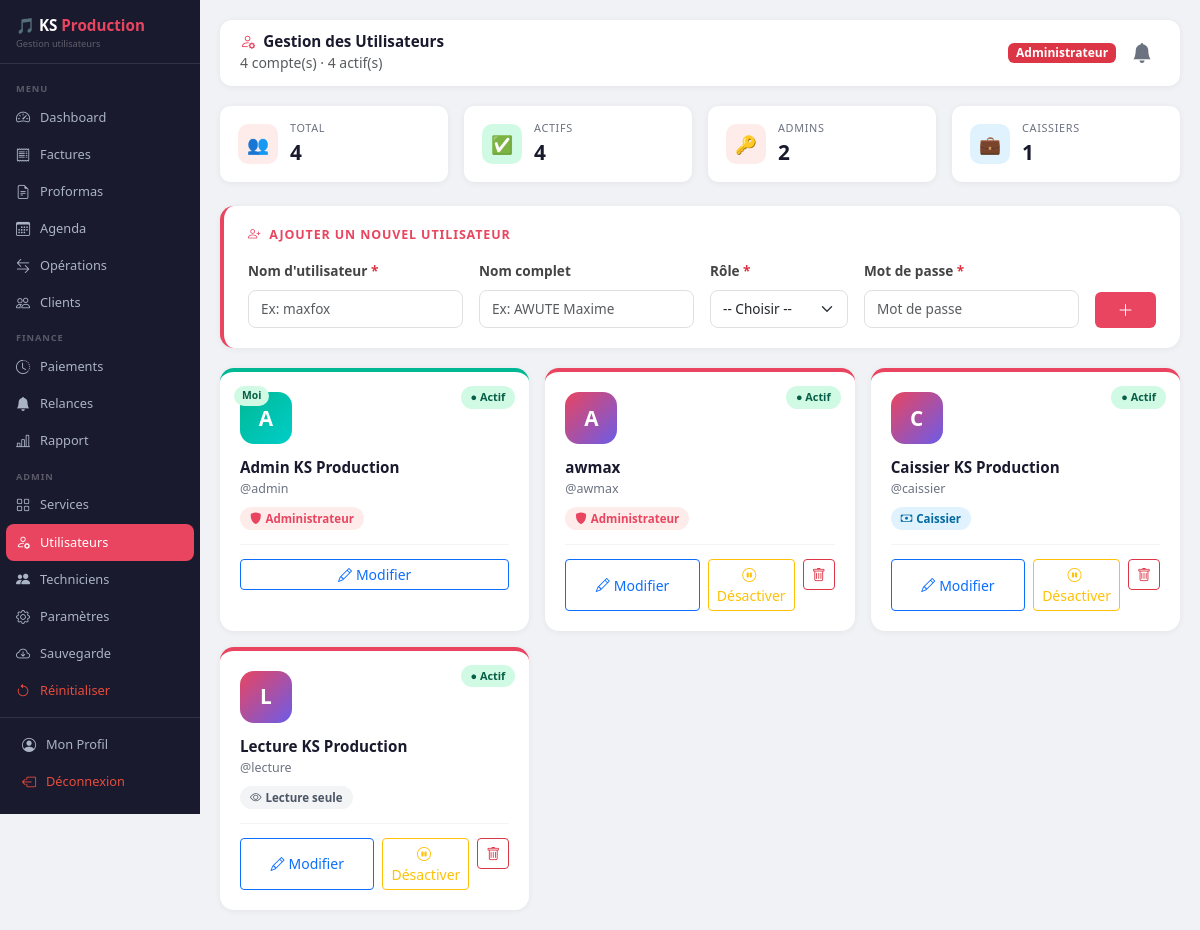
The app's page /utilisateurs (signed in) with its own data.
### database.py (models this page shows)
class Utilisateur(db.Model):
    __tablename__ = 'utilisateurs'
    id          = db.Column(db.Integer, primary_key=True)
    username    = db.Column(db.String(50), unique=True, nullable=False)
    password    = db.Column(db.String(100), nullable=False)
    role        = db.Column(db.String(50), nullable=False)
    nom_complet = db.Column(db.String(100))
    statut      = db.Column(db.String(20), default='Actif')

### app.py (the view)
@app.route('/utilisateurs')
def liste_utilisateurs():
    if 'username' not in session: return redirect(url_for('login'))
    if session['role'] != 'Administrateur':
        flash('Accès refusé.', 'danger'); return redirect(url_for('dashboard'))
    utilisateurs = Utilisateur.query.order_by(Utilisateur.role, Utilisateur.username).all()
    return render_template('utilisateurs.html',
        username=session['username'], role=session['role'],
        utilisateurs=utilisateurs, nb_total=len(utilisateurs),
        nb_actifs=sum(1 for u in utilisateurs if u.statut == 'Actif'),
    )

### templates/utilisateurs.html (shortened to what this page needs)
<!DOCTYPE html>
<html lang="fr">
<head>
    <link href="https://cdn.jsdelivr.net/npm/bootstrap@5.3.0/dist/css/bootstrap.min.css" rel="stylesheet">
    <link href="https://cdn.jsdelivr.net/npm/bootstrap-icons@1.10.5/font/bootstrap-icons.css" rel="stylesheet">
</head>
<body>
<div class="sidebar">
    <div class="brand">🎵 KS <span>Production</span><small>Gestion utilisateurs</small></div>
    <nav>
        <div class="nav-section">Menu</div>
        <a href="/dashboard" class="nav-link"><i class="bi bi-speedometer2"></i> Dashboard</a>
        <a href="/factures" class="nav-link"><i class="bi bi-receipt"></i> Factures</a>
        <a href="/proformas" class="nav-link"><i class="bi bi-file-earmark-text"></i> Proformas</a>
        <a href="/agenda" class="nav-link"><i class="bi bi-calendar3"></i> Agenda</a>
        <a href="/operations" class="nav-link"><i class="bi bi-arrow-left-right"></i> Opérations</a>
        <a href="/clients" class="nav-link"><i class="bi bi-people"></i> Clients</a>
        <div class="nav-section">Finance</div>
        <a href="/paiements" class="nav-link"><i class="bi bi-clock-history"></i> Paiements</a>
        <a href="/relances" class="nav-link"><i class="bi bi-bell-fill"></i> Relances</a>
        <a href="/rapport" class="nav-link"><i class="bi bi-bar-chart-line"></i> Rapport</a>
        {% if role == 'Administrateur' %}
        <div class="nav-section">Admin</div>
        <a href="/services" class="nav-link"><i class="bi bi-grid"></i> Services</a>
        <a href="/utilisateurs" class="nav-link active"><i class="bi bi-person-gear"></i> Utilisateurs</a>
        <a href="/techniciens" class="nav-link"><i class="bi bi-people-fill"></i> Techniciens</a>
        <a href="/parametres" class="nav-link"><i class="bi bi-gear"></i> Paramètres</a>
        <a href="/sauvegarde" class="nav-link"><i class="bi bi-cloud-arrow-down"></i> Sauvegarde</a>
        <a href="/reinitialiser" class="nav-link" style="color:#e74c3c;"><i class="bi bi-arrow-counterclockwise"></i> Réinitialiser</a>
        {% endif %}
    </nav>
    <div class="sidebar-footer">
        <a href="/profil" class="nav-link"><i class="bi bi-person-circle"></i> Mon Profil</a>
        <a href="/logout" class="nav-link" style="color:#e74c3c;"><i class="bi bi-box-arrow-left"></i> Déconnexion</a>
    </div>
</div>
<div class="main-content">
    <div class="topbar">
        <div>
            <h5><i class="bi bi-person-gear me-2" style="color:var(--ks-accent);"></i>Gestion des Utilisateurs</h5>
            <small class="text-muted">{{ nb_total }} compte(s) · {{ nb_actifs }} actif(s)</small>
        </div>
        <div class="d-flex align-items-center gap-2">
            <span class="badge bg-danger">Administrateur</span>
            <div class="position-relative">
                <button id="btnCloche" onclick="toggleAlertes()"
                        style="background:none; border:none; cursor:pointer; position:relative; padding:4px 8px;">
                    <i class="bi bi-bell-fill" style="font-size:1.25rem; color:#6b7280;" id="iconeCloche"></i>
                </button>
            </div>
        </div>
    </div>
    <div class="row g-3 mb-4">
        <div class="col-md-3">
            <div class="stat-mini">
                <div class="icon" style="background:#fdecea;">👥</div>
                <div><div class="lbl">Total</div><div class="val">{{ nb_total }}</div></div>
            </div>
        </div>
        <div class="col-md-3">
            <div class="stat-mini">
                <div class="icon" style="background:#d1fae5;">✅</div>
                <div><div class="lbl">Actifs</div><div class="val">{{ nb_actifs }}</div></div>
            </div>
        </div>
        <div class="col-md-3">
            <div class="stat-mini">
                <div class="icon" style="background:#fdecea;">🔑</div>
                <div><div class="lbl">Admins</div><div class="val">{{ utilisateurs | selectattr('role', 'equalto', 'Administrateur') | list | length }}</div></div>
            </div>
        </div>
        <div class="col-md-3">
            <div class="stat-mini">
                <div class="icon" style="background:#e0f2fe;">💼</div>
                <div><div class="lbl">Caissiers</div><div class="val">{{ utilisateurs | selectattr('role', 'equalto', 'Caissier') | list | length }}</div></div>
            </div>
        </div>
    </div>
    <div class="add-card">
        <div class="add-title"><i class="bi bi-person-plus me-2"></i>Ajouter un nouvel utilisateur</div>
        <form method="POST" action="/utilisateurs/nouveau">
            <div class="row g-3 align-items-end">
                <div class="col-md-3">
                    <label class="form-label">Nom d'utilisateur <span class="text-danger">*</span></label>
                    <input type="text" class="form-control" name="username" placeholder="Ex: maxfox" required>
                </div>
                <div class="col-md-3">
                    <label class="form-label">Nom complet</label>
                    <input type="text" class="form-control" name="nom_complet" placeholder="Ex: AWUTE Maxime">
                </div>
                <div class="col-md-2">
                    <label class="form-label">Rôle <span class="text-danger">*</span></label>
                    <select class="form-select" name="role" required>
                        <option value="">-- Choisir --</option>
                    </select>
                </div>
                <div class="col-md-3">
                    <label class="form-label">Mot de passe <span class="text-danger">*</span></label>
                    <input type="password" class="form-control" name="password" placeholder="Mot de passe" required>
                </div>
                <div class="col-md-1">
                    <button type="submit" class="btn btn-ks w-100">
                        <i class="bi bi-plus-lg"></i>
                    </button>
                </div>
            </div>
        </form>
    </div>
    <div class="users-grid">
        {% for user in utilisateurs %}
        <div class="user-card {% if user.statut == 'Inactif' %}inactif{% endif %} {% if user.username == username %}current-user{% endif %}">
            {% if user.username == username %}
            <div class="moi-badge">Moi</div>
            {% endif %}
            <div class="statut-badge {% if user.statut == 'Actif' %}statut-actif{% else %}statut-inactif{% endif %}">
                {% if user.statut == 'Actif' %}● Actif{% else %}○ Inactif{% endif %}
            </div>
            <div class="user-avatar">{{ user.username[0].upper() }}</div>
            <div class="user-nom">{{ user.nom_complet or user.username }}</div>
            <div class="user-username">@{{ user.username }}</div>
            <div>
                {% if user.role == 'Administrateur' %}
                    <span class="role-badge role-admin"><i class="bi bi-shield-fill me-1"></i>Administrateur</span>
                {% elif user.role == 'Caissier' %}
                    <span class="role-badge role-caissier"><i class="bi bi-cash me-1"></i>Caissier</span>
                {% else %}
                    <span class="role-badge role-lecture"><i class="bi bi-eye me-1"></i>Lecture seule</span>
                {% endif %}
            </div>
            <div class="user-actions">
                <button class="btn btn-sm btn-outline-primary flex-fill"
                        data-bs-toggle="modal" data-bs-target="#modalModifier"
                        onclick="ouvrirModifier({{ user.id }}, '{{ user.username }}', '{{ user.nom_complet or '' }}', '{{ user.role }}', '{{ user.statut }}')">
                    <i class="bi bi-pencil me-1"></i>Modifier
                </button>
                {% if user.username != username %}
                <form method="POST" action="/utilisateurs/toggle/{{ user.id }}" style="flex:1;">
                    <button type="submit" class="btn btn-sm w-100 {% if user.statut == 'Actif' %}btn-outline-warning{% else %}btn-outline-success{% endif %}">
                        {% if user.statut == 'Actif' %}
                            <i class="bi bi-pause-circle me-1"></i>Désactiver
                        {% else %}
                            <i class="bi bi-play-circle me-1"></i>Activer
                        {% endif %}
                    </button>
                </form>
                <form method="POST" action="/utilisateurs/supprimer/{{ user.id }}"
                      onsubmit="return confirm('Supprimer le compte @{{ user.username }} ? Cette action est irréversible.')">
                    <button type="submit" class="btn btn-sm btn-outline-danger px-2">
                        <i class="bi bi-trash"></i>
                    </button>
                </form>
                {% endif %}
            </div>
        </div>
        {% endfor %}
    </div>
</div>
</body>
</html>

### templates/utilisateurs.html (style rules this page uses)
:root { --ks-primary: #1a1a2e; --ks-accent: #e94560; }
body { background: #f0f2f5; font-family: 'Segoe UI', sans-serif; }
.sidebar { width: 200px; min-height: 100vh; background: var(--ks-primary); position: fixed; left: 0; top: 0; z-index: 100; display: flex; flex-direction: column; }
.brand { color: #fff; font-size: .95rem; font-weight: 700; padding: 14px 16px 12px; border-bottom: 1px solid rgba(255,255,255,.1); }
.brand span { color: var(--ks-accent); }
.brand small { display: block; font-size: .58rem; color: rgba(255,255,255,.3); font-weight: 400; }
.sidebar nav { flex: 1; padding: 8px 0; }
.nav-section { font-size: .58rem; text-transform: uppercase; letter-spacing: .1em; color: rgba(255,255,255,.28); padding: 10px 16px 3px; font-weight: 600; }
.nav-link { color: #aab4c4; padding: 8px 16px; display: flex; align-items: center; gap: 8px; font-size: .8rem; transition: all .2s; }
.nav-link:hover, .nav-link.active { color: #fff; background: var(--ks-accent); border-radius: 8px; margin: 0 6px; padding: 8px 10px; }
.nav-link i { font-size: .88rem; width: 16px; }
.sidebar-footer { padding: 8px 6px 14px; border-top: 1px solid rgba(255,255,255,.1); }
.main-content { margin-left: 200px; padding: 20px; }
.topbar { background: #fff; border-radius: 12px; padding: 12px 20px; display: flex; justify-content: space-between; align-items: center; margin-bottom: 20px; box-shadow: 0 1px 6px rgba(0,0,0,.06); }
.topbar h5 { margin: 0; font-weight: 700; color: var(--ks-primary); font-size: .95rem; }
.stat-mini { background: #fff; border-radius: 10px; padding: 14px 18px; box-shadow: 0 1px 6px rgba(0,0,0,.06); display: flex; align-items: center; gap: 12px; }
.stat-mini .icon { width: 40px; height: 40px; border-radius: 10px; display: flex; align-items: center; justify-content: center; font-size: 1.1rem; }
.stat-mini .lbl { font-size: .68rem; color: #6b7280; text-transform: uppercase; letter-spacing: .06em; }
.stat-mini .val { font-size: 1.3rem; font-weight: 800; color: var(--ks-primary); }
.add-card { background: #fff; border-radius: 14px; padding: 20px 24px; box-shadow: 0 1px 6px rgba(0,0,0,.06); margin-bottom: 20px; border-left: 4px solid var(--ks-accent); }
.add-title { font-size: .78rem; font-weight: 700; text-transform: uppercase; letter-spacing: .07em; color: var(--ks-accent); margin-bottom: 14px; }
.form-label { font-weight: 600; color: #444; font-size: .85rem; }
.form-control, .form-select { border-radius: 8px; border: 1.5px solid #e0e0e0; padding: 8px 12px; font-size: .85rem; }
.users-grid { display: grid; grid-template-columns: repeat(auto-fill, minmax(300px, 1fr)); gap: 16px; }
.user-card { background: #fff; border-radius: 14px; padding: 20px; box-shadow: 0 1px 6px rgba(0,0,0,.06); border-top: 4px solid var(--ks-accent); transition: transform .2s, box-shadow .2s; position: relative; }
.user-avatar { width: 52px; height: 52px; border-radius: 14px; background: linear-gradient(135deg, var(--ks-accent), #6c5ce7); display: flex; align-items: center; justify-content: center; color: #fff; font-size: 1.3rem; font-weight: 800; margin-bottom: 12px; }
.user-nom { font-size: .95rem; font-weight: 700; color: var(--ks-primary); }
.user-username { font-size: .78rem; color: #6b7280; margin-top: 1px; }
.role-badge { display: inline-block; padding: 3px 10px; border-radius: 20px; font-size: .72rem; font-weight: 700; margin-top: 8px; }
.role-admin { background: #fdecea; color: var(--ks-accent); }
.role-caissier { background: #e0f2fe; color: #0369a1; }
.role-lecture { background: #f3f4f6; color: #4b5563; }
.statut-badge { position: absolute; top: 14px; right: 14px; padding: 3px 10px; border-radius: 20px; font-size: .68rem; font-weight: 700; }
.statut-actif { background: #d1fae5; color: #065f46; }
.user-actions { display: flex; gap: 8px; margin-top: 14px; padding-top: 14px; border-top: 1px solid #f3f4f6; }
.current-user { border-top-color: #00b894; }
.current-user .user-avatar { background: linear-gradient(135deg, #00b894, #00cec9); }
.moi-badge { position: absolute; top: 14px; left: 14px; background: #d1fae5; color: #065f46; padding: 2px 8px; border-radius: 20px; font-size: .65rem; font-weight: 700; }
.btn-ks { background: var(--ks-accent); border: none; color: #fff; }

### records on screen
Utilisateur: shows "Moi", statut "● Actif", username "A", nom_complet "Admin KS Production", username "admin", role "Administrateur" (drawn)
Utilisateur: statut "● Actif", username "A", nom_complet "awmax", username "awmax", role "Administrateur" (drawn)
Utilisateur: statut "● Actif", username "C", nom_complet "Caissier KS Production", username "caissier", role "Caissier" (drawn)
Utilisateur: statut "● Actif", username "L", nom_complet "Lecture KS Production", username "lecture", role "Lecture seule" (drawn)

### other values on screen
{{ nb_total }} "4"
{{ nb_actifs }} "4"
